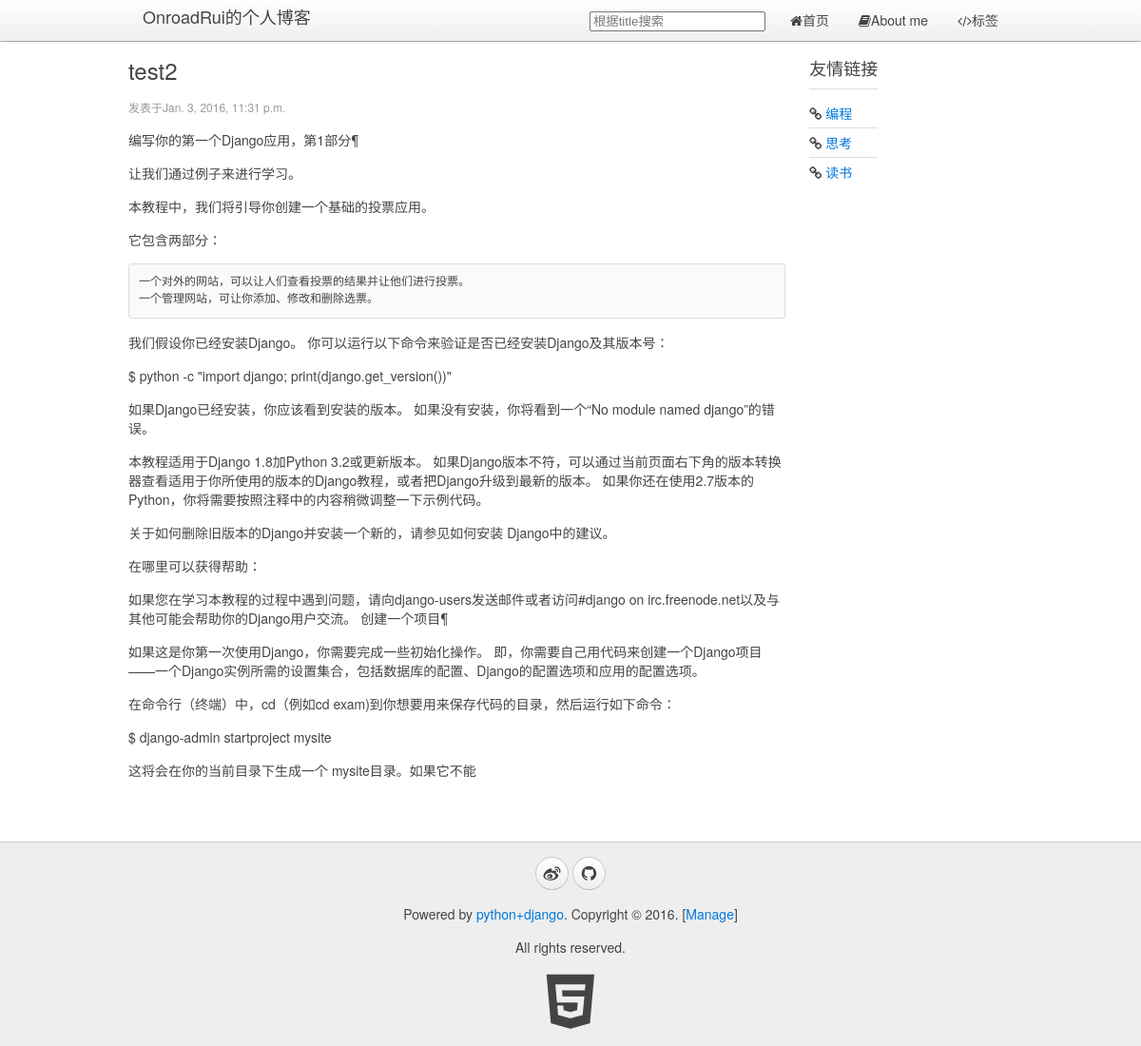
Screenshot of /ruiblog/3/ with the database file from the repository.
### ruiblog/models.py (models this page shows, shortened)
class BlogsPost(models.Model):
    title = models.CharField(max_length = 150)
    category = models.CharField(max_length=50,blank=True)
    summary = models.CharField(max_length=100,blank=True)
    body = models.TextField()
    timestamp = models.DateTimeField()
    def get_absolute_url(self):
        path = reverse('ruiblog:detail',args=(self.id,))
        print('the path is %s'%path)
        return "http://127.0.0.1/ruiblog/%s"%path

### ruiblog/views.py (the view)
# urls.py: url(r'^(?P<pk>\d+)/$','ruiblog.views.detail',name='detail'),
def detail(request,pk):
    try:
        print('hello')
        blog = BlogsPost.objects.get(pk=pk)
        summary = blog.body.__str__()
        summ = summary[0:5]
        print(summ)
    except BlogsPost.DoesNotExist:
        raise Http404
    return render(request,'blog.html',{'blog':blog})

### ruiblog/templatetags/custom_markdown.py (called while the page is built)
@register.filter(is_safe=True)  #注册template filter
@stringfilter  #希望字符串作为参数
def custom_markdown(value):
    return mark_safe(markdown.markdown(value,extensions = ['markdown.extensions.fenced_code', 'markdown.extensions.codehilite'], safe_mode=True, enable_attributes=False))

### ruiblog/templates/blog.html (shortened to what this page needs)
{% extends 'base.html' %}
{% load custom_markdown %}
{% block content %}
    <div class="uk-width-medium-3-4">
        <article class="uk-article">
            <h2>{{blog.title }}</h2>
            <p class="uk-article-meta">发表于{{blog.timestamp }}</p>
            <p>{{ blog.body|custom_markdown }}</p>
        </article>
    </div>
        <div class="uk-panel uk-panel-header">
            <h3 class="uk-panel-title">友情链接</h3>
            <ul class="uk-list uk-list-line">
                <li><i class="uk-icon-link"></i> <a href="#">编程</a></li>
                <li><i class="uk-icon-link"></i> <a href="#">思考</a></li>
                <li><i class="uk-icon-link"></i> <a href="#">读书</a></li>
            </ul>
        </div>
{% endblock %}

### rows the page displays
BlogsPost: title "test2", timestamp "Jan. 3, 2016, 11:31 p.m.", body|custom_markdown "编写你的第一个Django应用，第1部分¶ 让我们通过例子来进行学习。 本教程中，我们将引导你创建一个基础的投票应用。 它包含两部分： 一个对外的网站，可以让人们查看投票的结果并让他们进行投票。 一个管理网站，可让你添加、修改和删除选票。 我们假设你已经安装Django。 你可以运行以下命令来验证是否已经安装Django及其版本号： $ python -c \"import django; print(django.get_version())\" 如果Django已经安装，你应该看到安装的版本。 如果没有安装，你将看到一个“No module named django”的错误。 本教程适用于Django 1.8加Python 3.2或更新版本。 如果Django版本不符，可以通过当前页面右下角的版本转换器查看适用于你所使用的版本的Django教程，或者把Django升级到最新的版本。 如果你还在使用2.7版本的Python，你将需要按照注释中的内容稍微调整一下示例代码。 关于如何删除旧版本的Django并安装一个新的，请参见如何安装 Django中的建议。 在哪里可以获得帮助： 如果您在学习本教程的过程中遇到问题，请向django-users发送邮件或者访问#django on irc.freenode.net以及与其他可能会帮助你的Django用户交流。 创建一个项目¶ 如果这是你第一次使用Django，你需要完成一些初始化操作。 即，你需要自己用代码来创建一个Django项目 ——一个Django实例所需的设置集合，包括数据库的配置、Django的配置选项和应用的配置选项。…"
